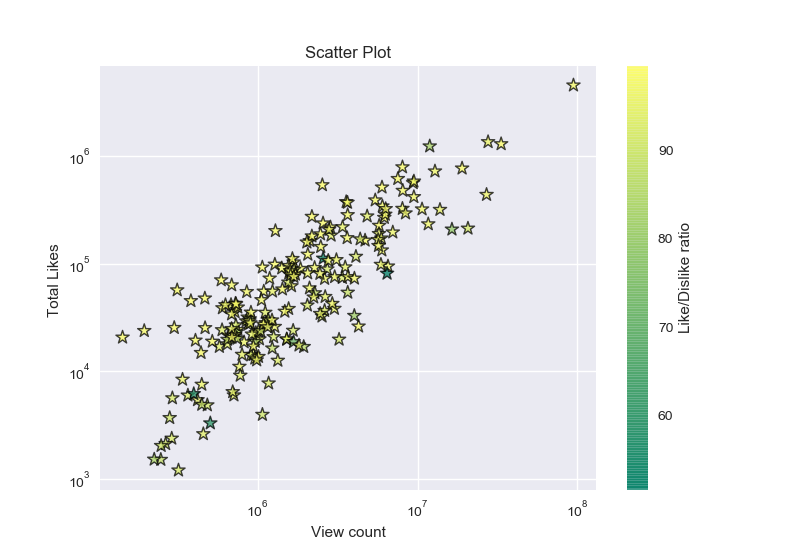

Write Python code to recreate this figure.
import pandas as pd
from matplotlib import pyplot as plt
plt.style.use('seaborn')

data = pd.read_csv("data_scatter.csv")
view_count=data['view_count']
likes = data['likes']
ratio = data['ratio']

plt.scatter(view_count, likes, s=100, c=ratio, cmap='summer', marker='*', 
	edgecolor='black', linewidth=1, alpha=0.75)

cbar = plt.colorbar()
cbar.set_label('Like/Dislike ratio')
#print(likes.head())
plt.xscale('log')
plt.yscale('log')
plt.title("Scatter Plot")
plt.xlabel("View count")
plt.ylabel("Total Likes ")
plt.show()
